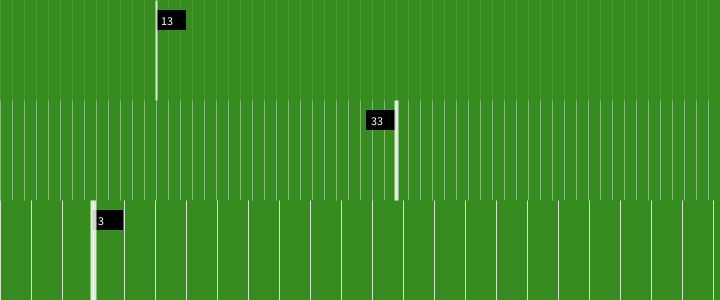
Frame 1 (no input)
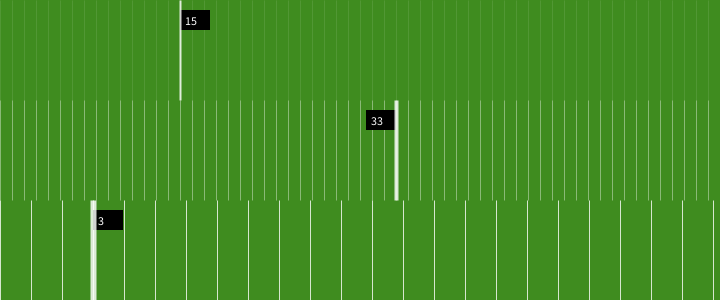
Frame 60 (the mouse pressed at the canvas centre just before this capture)
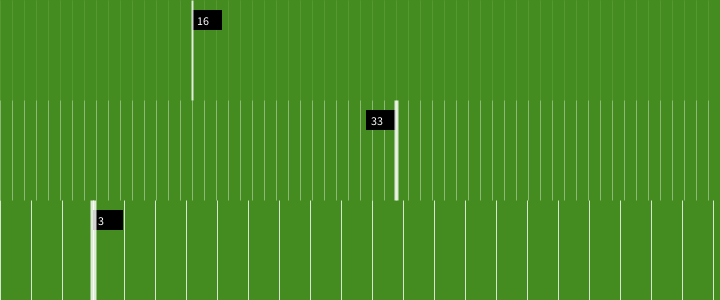
Frame 120 (the mouse held since frame 60 and released just before this capture)

The Processing sketch that drew these frames (run headless with seeded random() and noise(); from frame 60 on, the mouse is pressed at the canvas centre):

// Processing sketch: control_hora
// ── control_hora.pde
/* //<>//
 Estructuras de control, y comparadores lógicos
 por Sergio Majluf
 
 referencia a hour() en https://processing.org/reference/hour_.html
 
 */

float divHora, divMin, divSeg;

// creamos variable para asignar diferencia de posición
float difS;
float difM;
float difH;


void setup() {
  size(720, 300);
  // Vamos a dibujar cada minuto y cada segundo
  // Pero lo haremos en relación al tamaño del sketch
  // Por eso, dividimos el ancho, por las horas y minutos 
  divHora = width / 23;
  divMin = width / 59;
  divSeg = width / 59;

  strokeCap(SQUARE);
}
void draw() {


  // Obtiene los datos del reloj del computador
  int s = second();  // Values from 0 - 59
  int m = minute();  // Values from 0 - 59
  int h = hour();    // Values from 0 - 23

  background(s*4.25, m*4.25, h*10.6);


  // Dibuja las divisones verticales de s, m y h
  stroke(255, 200);

  for (int i=0; i<60; i++) {
    // segundos
    strokeWeight(0);
    line(divSeg*i, 0, divSeg*i, height/3);

    // minutos
    strokeWeight(0.5);
    line(divMin*i, height/3, divMin*i, 2*height/3);
  }


  // horas
  strokeWeight(1);
  for (int i=0; i<24; i++) {
    line(divHora*i, 2*height/3, divHora*i, height);
  }

  // Creamos variables de posición horizontal
  // Multiplicando el tiempo actual, por el espacio entre cada divisor vertical
  float posS = divSeg*s;
  float posM = divMin*m;
  float posH = divHora*h;



  // actualizamos variable de acuerdo al valor de s
  if (s < 30) {
    difS = 0;
  } else {
    difS = -30;
  }

  // actualizamos variable de acuerdo al valor de m
  if (m < 30) {
    difM = 0;
  } else {
    difM = -30;
  }

  // actualizamos variable de acuerdo al valor de h
  if (h < 12) {
    difH = 0;
  } else {
    difH = -30;
  }

  // Dibujamos rect negros, para darle contraste al texto
  fill(0); 
  noStroke();
  rect(posS+difS, 10, 30, 20);
  rect(posM+difM, 10+(height/3), 30, 20);
  rect(posH+difH, 10+(2*height/3), 30, 20);

  // Dibujamos los textos blancos
  fill(255);
  text(s, posS+5+difS, 25);
  text(m, posM+5+difM, 25+(height/3));
  text(h, posH+5+difH, 25+(2*height/3));

  // Dibujamos las manecillas del reloj
  stroke(255, 210);
  strokeWeight(2);  
  line(posS, 0, posS, height/3);
  strokeWeight(4);  
  line(posM, height/3, posM, 2*height/3);
  strokeWeight(6);  
  line(posH, 2*height/3, posH, height);
}
